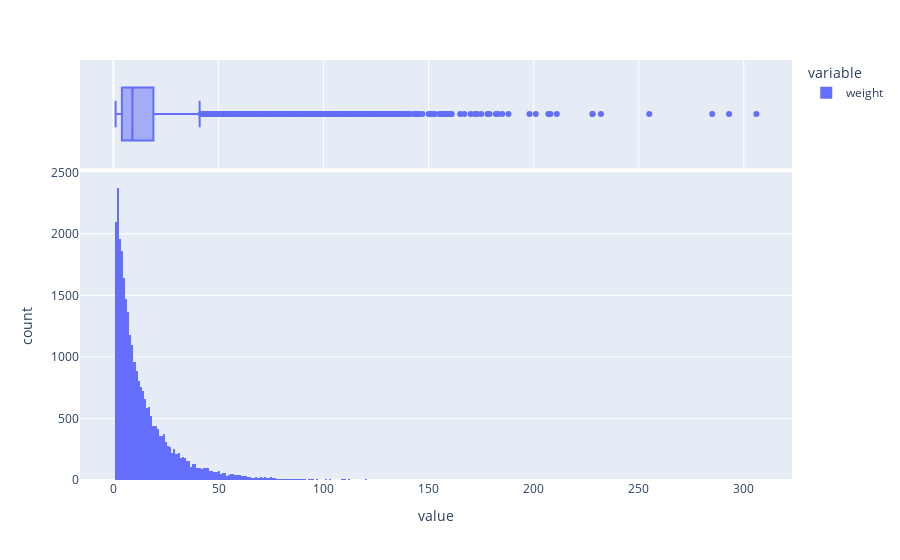

Write notebook code for a chart like this one.
### Code cell
px.histogram(trips_grouped_count['weight'], marginal='box')

### Figure 1 — Plotly figure (JSON) as saved in the notebook; plotly's stock layout.template omitted (floating-point values rounded to 4 significant figures; data arrays with more than 128 entries replaced by an {"elided": "..."} marker saying what was removed)
{"data": [{"alignmentgroup": "True", "bingroup": "x", "hovertemplate": "variable=weight<br>value=%{x}<br>count=%{y}<extra></extra>", "legendgroup": "weight", "marker": {"color": "#636efa"}, "name": "weight", "offsetgroup": "weight", "orientation": "v", "showlegend": true, "type": "histogram", "x": {"elided": "28965 int values"}, "xaxis": "x", "yaxis": "y"}, {"alignmentgroup": "True", "hovertemplate": "variable=weight<br>value=%{x}<extra></extra>", "legendgroup": "weight", "marker": {"color": "#636efa"}, "name": "weight", "notched": true, "offsetgroup": "weight", "showlegend": false, "type": "box", "x": {"elided": "28965 int values"}, "xaxis": "x2", "yaxis": "y2"}], "layout": {"barmode": "relative", "legend": {"title": {"text": "variable"}, "tracegroupgap": 0}, "margin": {"t": 60}, "xaxis": {"anchor": "y", "domain": [0, 1], "title": {"text": "value"}}, "xaxis2": {"anchor": "y2", "domain": [0, 1], "matches": "x", "showgrid": true, "showticklabels": false}, "yaxis": {"anchor": "x", "domain": [0, 0.7326], "title": {"text": "count"}}, "yaxis2": {"anchor": "x2", "domain": [0.7426, 1], "matches": "y2", "showgrid": false, "showline": false, "showticklabels": false, "ticks": ""}}}
